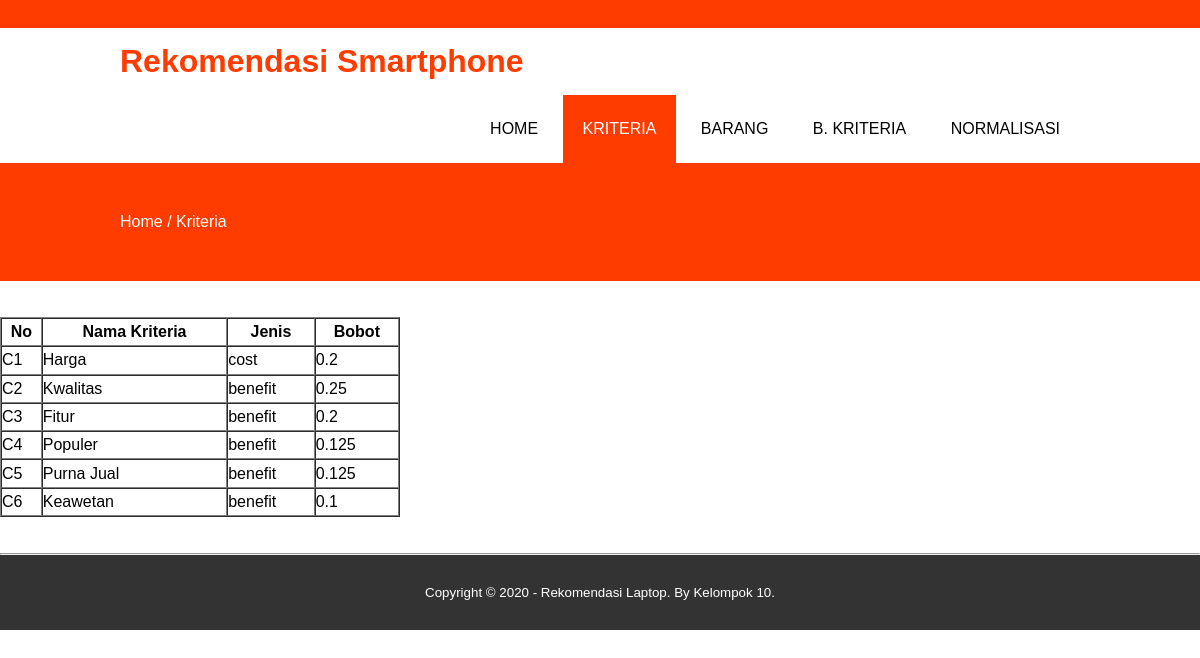
Page /kriteria.php on the committed database.
### tables this page shows
CREATE TABLE `kriteria_saw` (
  `id_kriteria` int(11) NOT NULL,
  `nama_kriteria` varchar(30) NOT NULL,
  `jenis` enum('cost','benefit') NOT NULL,
  `bobot` double NOT NULL
);

### Saw.php (called while the page is built, shortened)
<?php
class Saw
{
  private $db;
  function __construct()
  {
    $this->db = new PDO('mysql:host=localhost;dbname=spk_saw', "root", "");
  }
  public function get_data_kriteria(){
    $stmt = $this->db->prepare("SELECT*FROM kriteria_saw ORDER BY id_kriteria");
    $stmt->execute();
		return $stmt;
  }
}
 ?>

### kriteria.php (the view, shortened to what this page needs)
<?php
$saw = new Saw();
 ?>
<html>
<head>
	<link rel="stylesheet" type="text/css" href="css/style.css">
	<link rel="stylesheet" type="text/css" href="https://cdnjs.cloudflare.com/ajax/libs/font-awesome/5.13.0/css/all.min.css">
</head>
<body>
	<div class="medsos">
		<div class="container">
			<ul>
			</ul>
		</div>
	</div>
	<header>
		<div class="container">
			<h1><a href="index.php">Rekomendasi Smartphone</a></h1>
			<ul>
				<li><a href="index.php">HOME</a></li>
				<li class="active"><a href="kriteria.php">KRITERIA</a></li>
				<li><a href="barang.php">BARANG</a></li>
				<li><a href="b_kriteria.php">B. KRITERIA</a></li>
				<li><a href="normalisasi.php">NORMALISASI</a></li>
			</ul>
		</div>
	</header>
	<section class="label">
		<div class="container">
			<p>Home / Kriteria</p>
		</div>
	</section>
	<br>
	<br>
<table border="1" cellspacing="0" width="400" height="200">
  <tr>
    <th>No</th>
    <th>Nama Kriteria</th>
    <th>Jenis</th>
    <th>Bobot</th>
  </tr>
<?php
$kriteria = $saw->get_data_kriteria();
while ($data_kriteria = $kriteria->fetch(PDO::FETCH_ASSOC)) {
?>
  <tr>
    <td>C<?php echo $data_kriteria['id_kriteria']; ?></td>
    <td><?php echo $data_kriteria['nama_kriteria']; ?></td>
    <td><?php echo $data_kriteria['jenis']; ?></td>
    <td><?php echo $data_kriteria['bobot']; ?></td>
  </tr>
<?php } ?>
</table>
<br><br>
<hr>
	<footer>
		<div class="container">
			<small>Copyright &copy; 2020 - Rekomendasi Laptop. By Kelompok 10.</small>
		</div>
	</footer>
</body>
</html>

### css/style.css (style rules this page uses)
* { padding: 0; margin: 0; font-family: sans-serif; }
a { color: inherit; text-decoration: none; }
.medsos { padding: 5px 0; background-color: #ff3c00; }
.container { width: 80%; margin: 0 auto; }
.container:after { content: ''; display: block; clear: both; }
header h1 { float: left; padding: 15px 0; color: #ff3c00; }
header ul { float: right; }
header ul li { display: inline-block; }
header ul li a { padding: 25px 20px; display: inline-block; }
.active { background-color: #ff3c00; color: #fff; }
section { padding: 50px 0; }
footer { padding: 30px 0; background-color: #333; color: #fff; text-align: center; }
.label { background-color: #ff3c00; color: #fff; }

### rows in the picture
kriteria_saw: id_kriteria "1", nama_kriteria "Harga", jenis "cost", bobot "0.2"
kriteria_saw: id_kriteria "2", nama_kriteria "Kwalitas", jenis "benefit", bobot "0.25"
kriteria_saw: id_kriteria "3", nama_kriteria "Fitur", jenis "benefit", bobot "0.2"
kriteria_saw: id_kriteria "4", nama_kriteria "Populer", jenis "benefit", bobot "0.125"
kriteria_saw: id_kriteria "5", nama_kriteria "Purna Jual", jenis "benefit", bobot "0.125"
kriteria_saw: id_kriteria "6", nama_kriteria "Keawetan", jenis "benefit", bobot "0.1"
